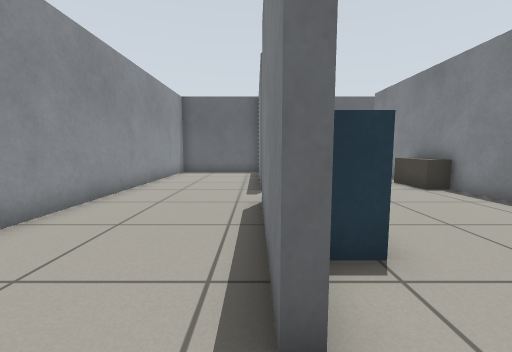
[1] (above)

15 first-person views from a walk through a Gazebo world. The camera is 0.68 m above the floor, tilts 6° down and sees 90° across. The floor is counted in squares, 0.5 m on a side. Each view is taken from the middle of a square. On the plan, view 1 faces up. The plan holds only what a view shows up to about 13 squares ahead; the rest is blank.

[2]
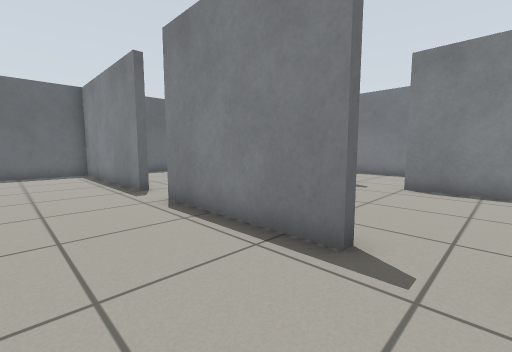

[3]
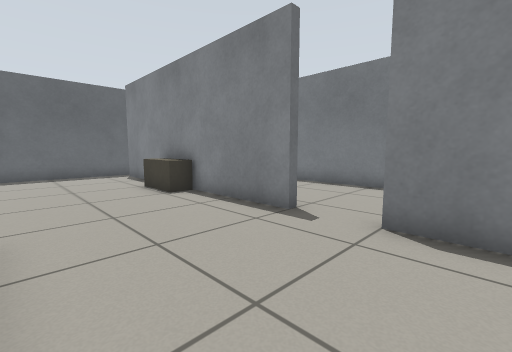

[4]
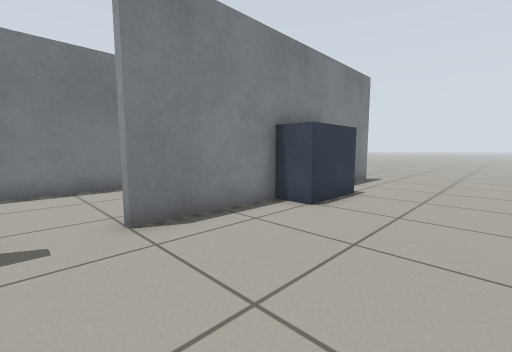

[5]
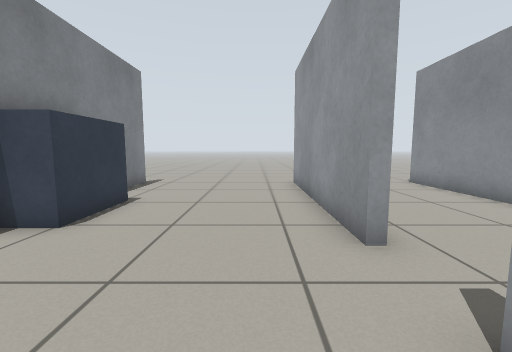

[6]
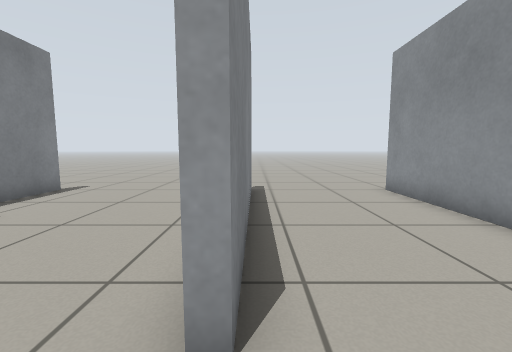

[7]
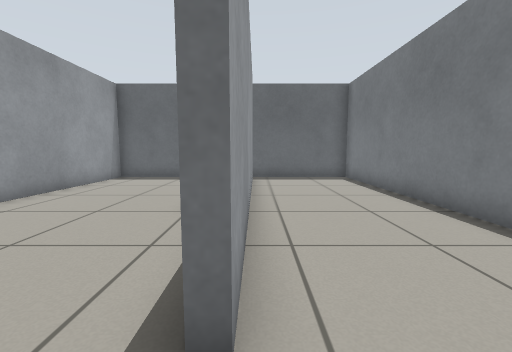

[8]
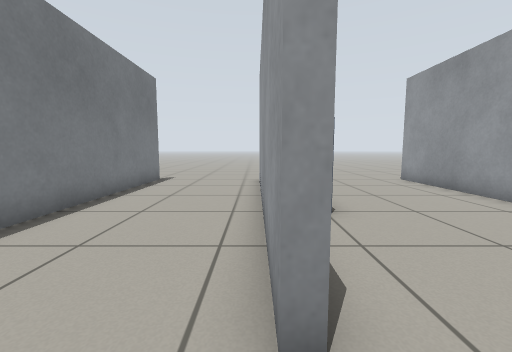

[9]
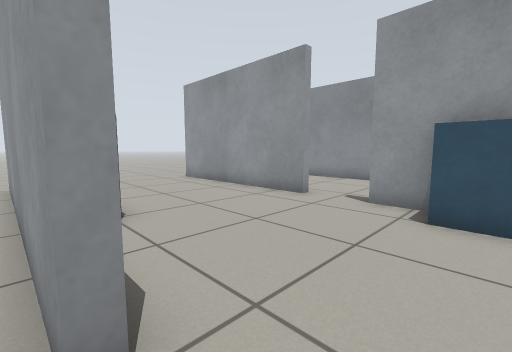

[10]
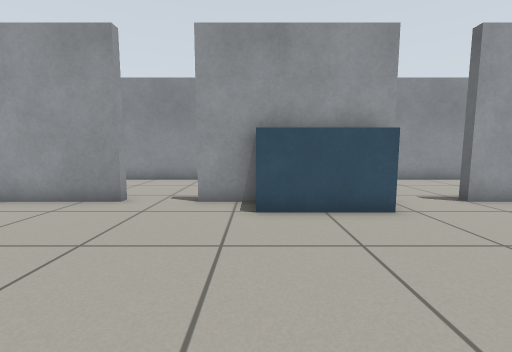

[11]
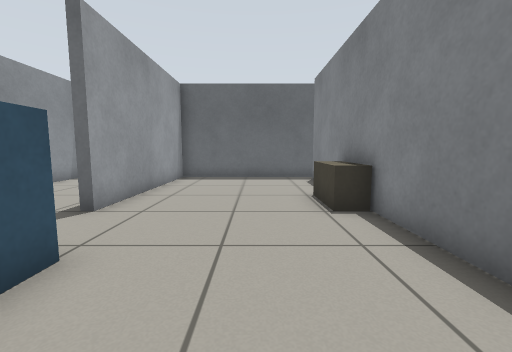

[12]
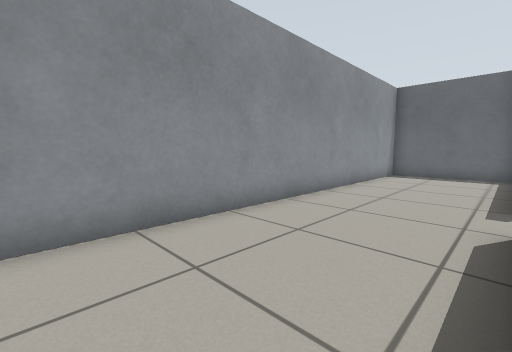

[13]
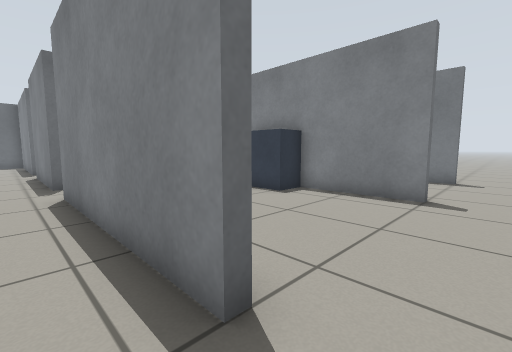

[14]
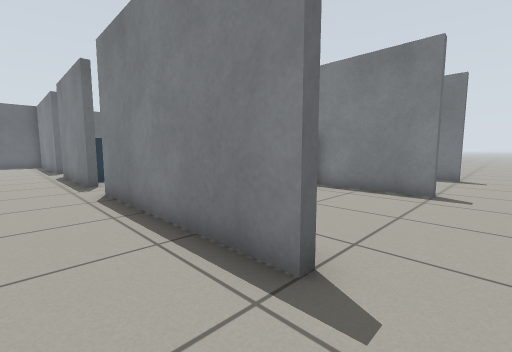

[15]
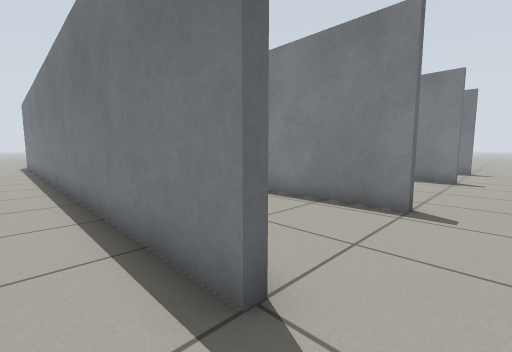

### Floor plan
Points are (right, up) in squares from view 1. A wall is a line through its corners. A room is listed if a view was taken in it or the views show most of it. See-through windows are left out.
Room 1 (views 1, 2, 6, 12, 13, 14)
walls: (0.2, 1.4) (0.2, 6.5); (0.2, 8.4) (0.2, 15.4) (-4.3, 15.4) (-4.3, -7.5) (-4.6, -7.5); (0.2, -7.6) (0.2, -0.5)
ways out: opening at (0, -8.5) to room 2; opening at (0, 0.5) to room 2; opening at (0, 7.5) to room 2; opening at (-5, -8.5) to room 3
Room 2 (views 3, 4, 5, 7, 8, 9, 10, 11)
walls: (6.6, 4.4) (6.6, 14.5); (0.4, -0.4) (0.4, -7.5); (0.4, 6.6) (0.4, 1.5); (6.6, -7.6) (6.6, 2.5); (6.9, 15.4) (0.4, 15.4) (0.4, 8.5)
ways out: opening at (0, -8.5) to room 1; opening at (0, 0.5) to room 1; opening at (0, 7.5) to room 1; opening at (7, -8.5); opening at (7, 3.5)
objects: blue box (1, 3) to (1, 6); blue box (6, -3) to (6, -2); bench (6, 9) to (6, 10)
Room 3 (view 15)
walls: (11.8, -7.5) (11.4, -7.5); (-4.6, -7.5) (-4.6, 8.2)
ways out: opening at (-5, -8.5) to room 1; opening at (11, -8.5)

Where each view was taken, in squares from view 1:
view 1: 0 up, 0 right, facing up
view 2: 0 up, 3 left, facing up-right
view 3: 1 up, 2 right, facing up-right
view 4: 4 up, 2 right, facing down-right
view 5: 3 up, 2 right, facing down
view 6: 1 up, 0 right, facing down
view 7: 3 up, 7 right, facing up
view 8: 4 up, 7 right, facing down
view 9: 4 up, 7 right, facing down-left
view 10: 3 up, 7 right, facing left
view 11: 3 up, 4 right, facing up
view 12: 1 up, 0 right, facing up-left
view 13: 9 down, 1 left, facing up-right
view 14: 9 down, 2 left, facing up-right
view 15: 9 down, 6 left, facing up-right
